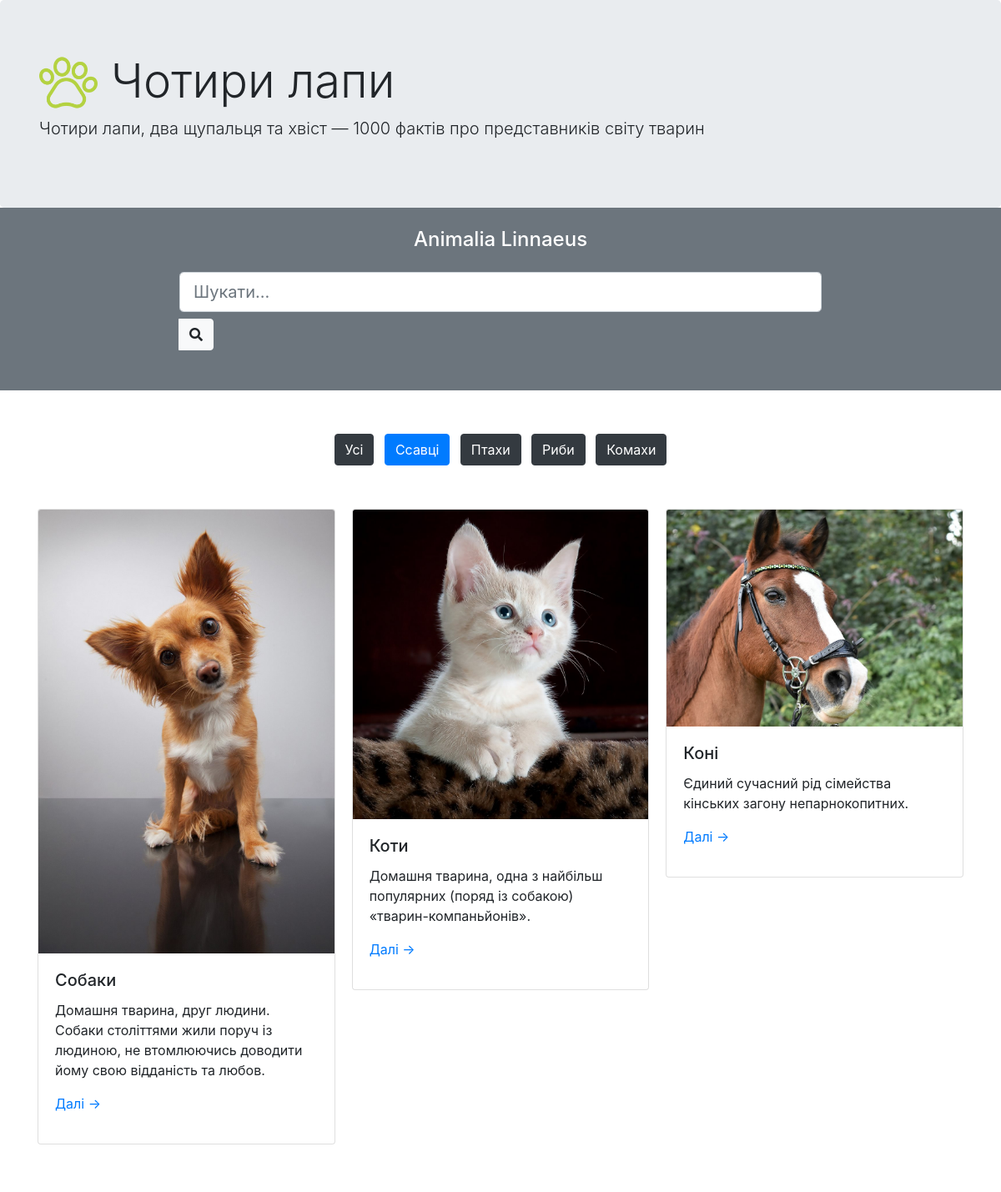
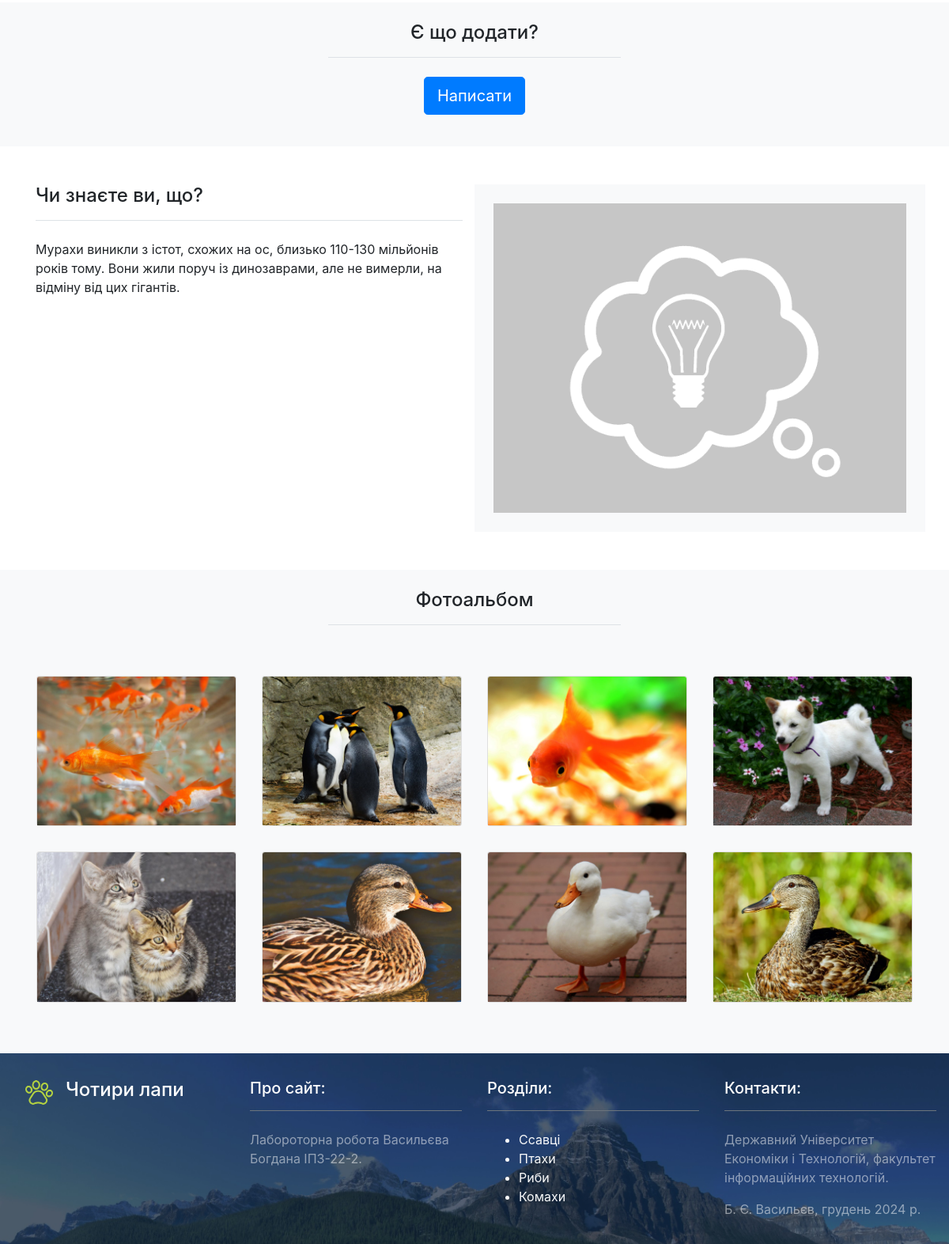
Screenshot of /?cat=1 with the database file from the repository (2 pictures, top to bottom).
### tables this page shows
CREATE TABLE IF NOT EXISTS `categories` (
  `id` bigint(20) NOT NULL AUTO_INCREMENT,
  `name` varchar(200) NOT NULL,
  `description` text,
  `ordered` int(11) DEFAULT NULL,
  PRIMARY KEY (`id`),
  KEY `id` (`id`)
);

CREATE TABLE IF NOT EXISTS `pages` (
  `id` bigint(20) NOT NULL AUTO_INCREMENT,
  `title` text NOT NULL,
  `description` text,
  `content` text NOT NULL,
  `category` bigint(20) NOT NULL,
  `image` varchar(200) DEFAULT NULL,
  PRIMARY KEY (`id`)
);

CREATE TABLE IF NOT EXISTS `interestings` (
  `id` bigint(20) NOT NULL AUTO_INCREMENT,
  `text` text NOT NULL,
  `image` varchar(200) DEFAULT NULL,
  PRIMARY KEY (`id`)
);

CREATE TABLE IF NOT EXISTS `photos` (
  `id` bigint(20) NOT NULL AUTO_INCREMENT,
  `file` varchar(200) NOT NULL,
  `page` bigint(20) NOT NULL,
  PRIMARY KEY (`id`)
);

### homepage.php (the view)
<div class="container-fluid">
    <div class="row justify-content-center bg-secondary">
        <div class="col-md-8 text-white text-center">
            <h4 class="m-4">Animalia Linnaeus</h4>
            <div class="input-group mt-4 mb-5">
                <label class="w-100">
                    <input class="form-control form-control-lg" type="text" placeholder="Шукати...">
                </label>
                <div class="input-group-append">
                    <button class="btn btn-light" type="button" id="button-addon2"><i class="fas fa-search"></i></button>
                </div>
            </div>
        </div>
    </div>
    <div class="row">
        <div class="col text-center pt-5">
            <?php  $class = ($cat_id == 0) ? 'btn-primary' : 'btn-dark'; ?>
            <a class="btn m-1 <?php echo $class; ?>" href="." role="button">Усі</a>
            <?php
                $result = $mysqli->query("SELECT * FROM categories ORDER BY ordered");
                while ( $row = $result->fetch_assoc() ) :
                    $class = ( $cat_id == $row['id'] ) ? 'btn-primary' : 'btn-dark';
            ?>
            <a class="btn m-1 <?php echo $class; ?>" href="?cat=<?php echo $row['id']; ?>" role="button"><?php echo $row['name']; ?></a>
            <?php
                endwhile;
            ?>
        </div>
    </div>
</div>
<div class="container mt-5">
    <div class="card-columns">
        <?php
            $sql = "SELECT * FROM pages";
            if ( $cat_id ) $sql .= " WHERE category=$cat_id";
            $result = $mysqli->query( $sql );
            while ( $row = $result->fetch_assoc() ) :
        ?>
        <div class="card">
            <a href="?page=<?php echo $row['id']; ?>"><img src="images/<?php echo $row['image']; ?>" class="card-img-top" alt=""></a>
            <div class="card-body">
                <h5 class="card-title"><?php echo $row['title']; ?></h5>
                <p class="card-text"><?php echo $row['description']; ?></p>
                <p><a href="?page=<?php echo $row['id']; ?>">Далі &rarr;</a>
            </div>
        </div>
        <?php
            endwhile;
        ?>
    </div>
</div>
<div class="container-fluid mt-5">
    <div class="row justify-content-center bg-light">
        <div class="col-md-4 text-center m-4">
            <h4 class="border-bottom pb-3 mb-4">Є що додати?</h4>
            <p><a href="https://t.me/psvvm" class="btn btn-primary btn-lg">Написати</a></p>
        </div>
    </div>
</div>
<?php
    $result = $mysqli->query( "SELECT * FROM interestings ORDER by rand() LIMIT 1" );
    $row = $result->fetch_assoc();
?>
<div class="container mt-5">
    <div class="row">
        <div class="col-md-6">
            <h4 class="border-bottom pb-3 mb-4">Чи знаєте ви, що?</h4>
            <p><?php echo $row['text']; ?></p>
        </div>
        <div class="col-md-6 bg-light p-4">
            <img src="interface/idea.png" class="img-fluid" alt="">
        </div>
    </div>
</div>
<div class="bg-light">
    <div class="container-fluid mt-5">
        <div class="row justify-content-center bg-light">
            <div class="col-4 text-center m-4">
                <h4 class="border-bottom pb-3 mb-4">Фотоальбом</h4>
            </div>
        </div>
    </div>
    <div class="container pb-5">
        <div class="row">
            <?php
            $result = $mysqli->query( "SELECT * FROM photos ORDER BY rand() LIMIT 8" );
            while ( $row = $result->fetch_assoc() ) :
                ?>
                <div class="col-12 col-sm-6 col-lg-4 col-xl-3 p-3">
                    <div class="card m-0">
                        <img src="images/<?php echo $row['file']; ?>" class="card-img-top" alt="">
                    </div>
                </div>
            <?php
            endwhile;
            ?>
        </div>
    </div>
</div>

### rows the page displays
categories: name "Ссавці"
categories: name "Птахи"
categories: name "Риби"
categories: name "Комахи"
pages: image (picture), title "Собаки", description "Домашня тварина, друг людини. Собаки століттями жили поруч із людиною, не втомлюючись доводити йому свою відданість та любов."
pages: image (picture), title "Коти", description "Домашня тварина, одна з найбільш популярних (поряд із собакою) «тварин-компаньйонів»."
pages: image (picture), title "Коні", description "Єдиний сучасний рід сімейства кінських загону непарнокопитних."
interestings: text "Мурахи виникли з істот, схожих на ос, близько 110-130 мільйонів років тому. Вони жили поруч із динозаврами, але не вимерли, на відміну від цих гігантів."
photos: file (picture)
photos: file (picture)
photos: file (picture)
photos: file (picture)
photos: file (picture)
photos: file (picture)
photos: file (picture)
photos: file (picture)
